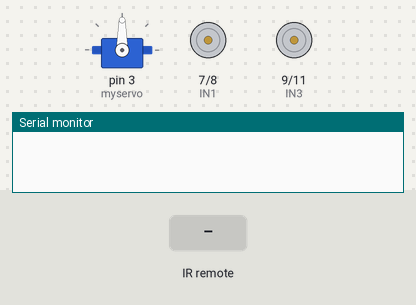
A program run on a simulated Arduino Uno, built with avr-gcc and run on an emulated ATmega328P. Parts: servo, motor-driver pin pairs drawn as motors (green arrow = first pin HIGH = forward, orange = second pin HIGH = backward, longer = more drive, scaled by the enable pin), the last lines printed to the serial monitor. The inputs (shaded band) are chosen by the test bench.

Above: at 1.2 s.
1.3 s: infrared code 0xFF629D received
At 1.7 s:
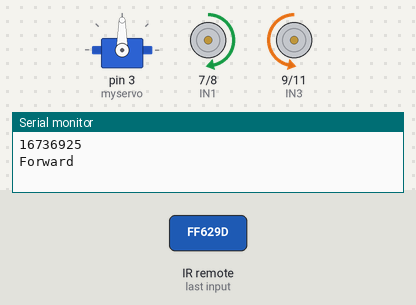
2.8 s: infrared code 0xFFA857 received
At 4.0 s:
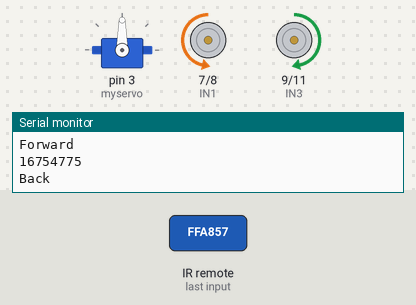
4.3 s: infrared code 0xFF22DD received
At 5.2 s:
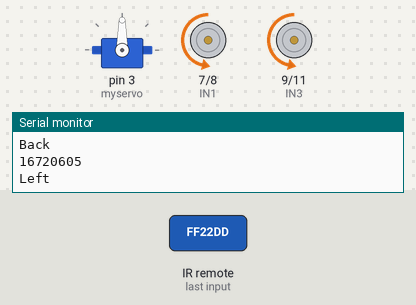
5.8 s: infrared code 0xFFC23D received
At 6.3 s:
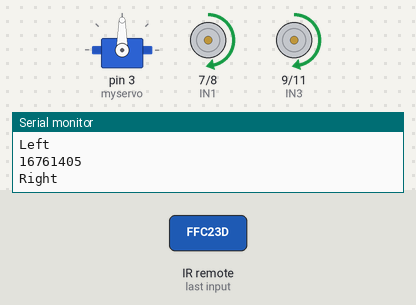
7.3 s: infrared code 0xFF02FD received
At 8.7 s:
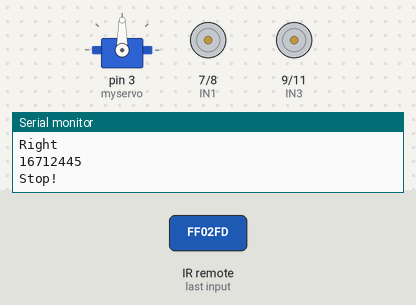
Timing chart, 0 to 9.8 s (numbered marks = the images above; inputs shaded):
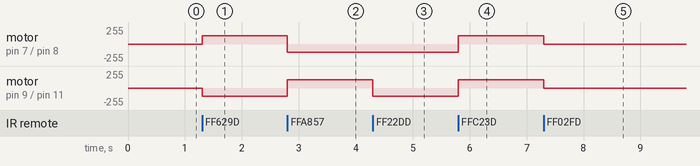

The program:

main.cpp
```cpp
#include <Arduino.h>
#include <IRremote.h>
#include <Servo.h>
#include "movement.h"
#include "infrared.h"
#include "obstacleCheckerUltrasonic.h"

void setup() {
  Serial.begin(9600);//open serial and set the baudrate
  movement::setupMovement();
  infrared::setupInfrared();
  obstacle_cheker_ultrasonic::setupObstacleChekerUltrasonic();
}

//Repeat execution
void loop() {
  auto infarared_response = infrared::checkInfraredSignal();

  if(infarared_response.isResponse){
      switch(infarared_response.code){
        case infrared::down:{
          movement::back();
          break;
        }
        case infrared::left:{
          movement::left();
          break;
        }
        case infrared::right:{
          movement::right();
          break;
        }
        case infrared::forward:{
          movement::forward();
          break;
        }
        case infrared::stop:{
          movement::stop();
          break;
        }
        case infrared::hash:{
          movement::increaseSpeed();
          break;
        }
        case infrared::star:{
          movement::reduceSpeed();
          break;
        }
        case infrared::key_1:{
          //TODO.DA
          break;
        }
      }
  }
}
```

infrared.h
```cpp
// INFRARED SETUP
// ---------------------------------------

#include <IRremote.h>

namespace infrared {
    #define F 16736925  // FORWARD
    #define B 16754775  // BACK
    #define L 16720605  // LEFT
    #define R 16761405  // RIGHT
    #define S 16712445  // STOP
    #define UNKNOWN_F 5316027     // FORWARD
    #define UNKNOWN_B 2747854299  // BACK
    #define UNKNOWN_L 1386468383  // LEFT
    #define UNKNOWN_R 553536955   // RIGHT
    #define UNKNOWN_S 3622325019  // STOP
    #define KEY1 16738455
    #define KEY2 16750695
    #define KEY3 16756815
    #define KEY4 16724175
    #define KEY5 16718055
    #define KEY6 16743045
    #define KEY7 16716015
    #define KEY8 16726215
    #define KEY9 16734885
    #define KEY0 16730805
    #define KEY_STAR 16728765
    #define KEY_HASH 16732845
    #define RECV_PIN  12

    enum response_code{
        left = L,
        right = R,
        down = B,
        stop = S,
        forward = F,
        key_1 = KEY1,
        key_2 = KEY2,
        key_3 = KEY3,
        key_4 = KEY4,
        key_5 = KEY5,
        key_6 = KEY6,
        key_7 = KEY7,
        key_8 = KEY8,
        key_9 = KEY9,
        key_0 = KEY0,
        star = KEY_STAR,
        hash = KEY_HASH
    };

    struct infrared_response
    {
        response_code code;
        bool isResponse;

        infrared_response(){
            isResponse = false;
        }
    };


    IRrecv irrecv(RECV_PIN);
    decode_results results;

    void setupInfrared(){
        irrecv.enableIRIn();
    }

    infrared_response checkInfraredSignal(){
        infrared_response response = infrared_response();

        if(irrecv.decode(&results))
        {
            // auto preMillis = millis();
            auto signal = results.value;
            Serial.println(signal);
            irrecv.resume();
            response.code = (response_code)signal;
            response.isResponse = true;
        }

        return response;
    }
}
```

movement.h
```cpp
//    The direction of the car's movement
//  ENA   ENB   IN1   IN2   IN3   IN4   Description
//  HIGH  HIGH  HIGH  LOW   LOW   HIGH  Car is runing forward
//  HIGH  HIGH  LOW   HIGH  HIGH  LOW   Car is runing back
//  HIGH  HIGH  LOW   HIGH  LOW   HIGH  Car is turning left
//  HIGH  HIGH  HIGH  LOW   HIGH  LOW   Car is turning right
//  HIGH  HIGH  LOW   LOW   LOW   LOW   Car is stoped
//  HIGH  HIGH  HIGH  HIGH  HIGH  HIGH  Car is stoped
//  LOW   LOW   N/A   N/A   N/A   N/A   Car is stoped
//
// the setup function runs once when you press reset or power the board

#include <Arduino.h>

namespace movement {
    //define L298n module IO Pin
    #define ENA 5 // left enable
    #define ENB 6 // right enable
    #define IN1 7 // left front
    #define IN2 8 // left back
    #define IN3 9 // right back
    #define IN4 11 // right front

    int carSpeed = 125;
    int factor = 25;
    int delay = 20;

    // void setDelay(){
    //     delay()
    // }


    void setCarSpeed(int newSpeed){
        if(newSpeed > 0){
            carSpeed = newSpeed;
        }
    }

    void reduceSpeed(){
        if( (carSpeed - factor) > 50){
            carSpeed-=factor;
            analogWrite(ENA, carSpeed);
            analogWrite(ENB, carSpeed);
        }
    }

    void increaseSpeed(){
        if ((carSpeed + factor) < 255){
            carSpeed+=factor;
            analogWrite(ENA, carSpeed);
            analogWrite(ENB, carSpeed);
        }
    }

    void setupMovement(){
        pinMode(IN1, OUTPUT);
        pinMode(IN2, OUTPUT);
        pinMode(IN3, OUTPUT);
        pinMode(IN4, OUTPUT);
        pinMode(ENA, OUTPUT);
        pinMode(ENB, OUTPUT);
        setCarSpeed(carSpeed);
    }


    void forward(){
        analogWrite(ENA, carSpeed);
        analogWrite(ENB, carSpeed);
        digitalWrite(IN1, HIGH);
        digitalWrite(IN2, LOW);
        digitalWrite(IN3, LOW);
        digitalWrite(IN4, HIGH);
        Serial.println("Forward");
    }

    void back() {
        analogWrite(ENA, carSpeed);
        analogWrite(ENB, carSpeed);
        digitalWrite(IN1, LOW);
        digitalWrite(IN2, HIGH);
        digitalWrite(IN3, HIGH);
        digitalWrite(IN4, LOW);
        Serial.println("Back");
    }

    void left() {
        analogWrite(ENA, carSpeed);
        analogWrite(ENB, carSpeed);
        digitalWrite(IN1, LOW);
        digitalWrite(IN2, HIGH);
        digitalWrite(IN3, LOW);
        digitalWrite(IN4, HIGH);
        Serial.println("Left");
    }

    void right() {
        analogWrite(ENA, carSpeed);
        analogWrite(ENB, carSpeed);
        digitalWrite(IN1, HIGH);
        digitalWrite(IN2, LOW);
        digitalWrite(IN3, HIGH);
        digitalWrite(IN4, LOW);
        Serial.println("Right");
    }

    void stop() {
        digitalWrite(ENA, LOW);
        digitalWrite(ENB, LOW);
        Serial.println("Stop!");
    }
}
```

obstacleCheckerUltrasonic.h
```cpp
#include <Servo.h>
#include <Arduino.h>

namespace obstacle_cheker_ultrasonic{
    unsigned long val;
    unsigned long preMillis;
    int Echo = A4;
    int Trig = A5;
    int rightDistance = 0;
    int leftDistance = 0;
    int middleDistance = 0;

    Servo myservo;

    void setupObstacleChekerUltrasonic(){
        myservo.attach(3,700,2400);
        pinMode(Echo, INPUT);
        pinMode(Trig, OUTPUT);
    }

    int distanceTest() {
        digitalWrite(Trig, LOW);
        delayMicroseconds(20);
        digitalWrite(Trig, HIGH);
        delayMicroseconds(20);
        digitalWrite(Trig, LOW);
        float Fdistance = pulseIn(Echo, HIGH);
        Fdistance= Fdistance / 58;
        return (int)Fdistance;
    }

}
```

Measured:
- after the input at 1.3 s, motor on pin 7 (IN1) / pin 8 (IN2): stopped → forward 125/255 at once; motor on pin 9 (IN3) / pin 11 (IN4): stopped → backward 125/255 at once
- after the input at 2.8 s, motor on pin 7 (IN1) / pin 8 (IN2): forward 125/255 → backward 125/255 at once; motor on pin 9 (IN3) / pin 11 (IN4): backward 125/255 → forward 125/255 at once
- after the input at 4.3 s, motor on pin 9 (IN3) / pin 11 (IN4): forward 125/255 → backward 125/255 at once
- after the input at 5.8 s, motor on pin 7 (IN1) / pin 8 (IN2), motor on pin 9 (IN3) / pin 11 (IN4): backward 125/255 → forward 125/255 at once
- after the input at 7.3 s, motor on pin 7 (IN1) / pin 8 (IN2), motor on pin 9 (IN3) / pin 11 (IN4): forward 125/255 → stopped at once
